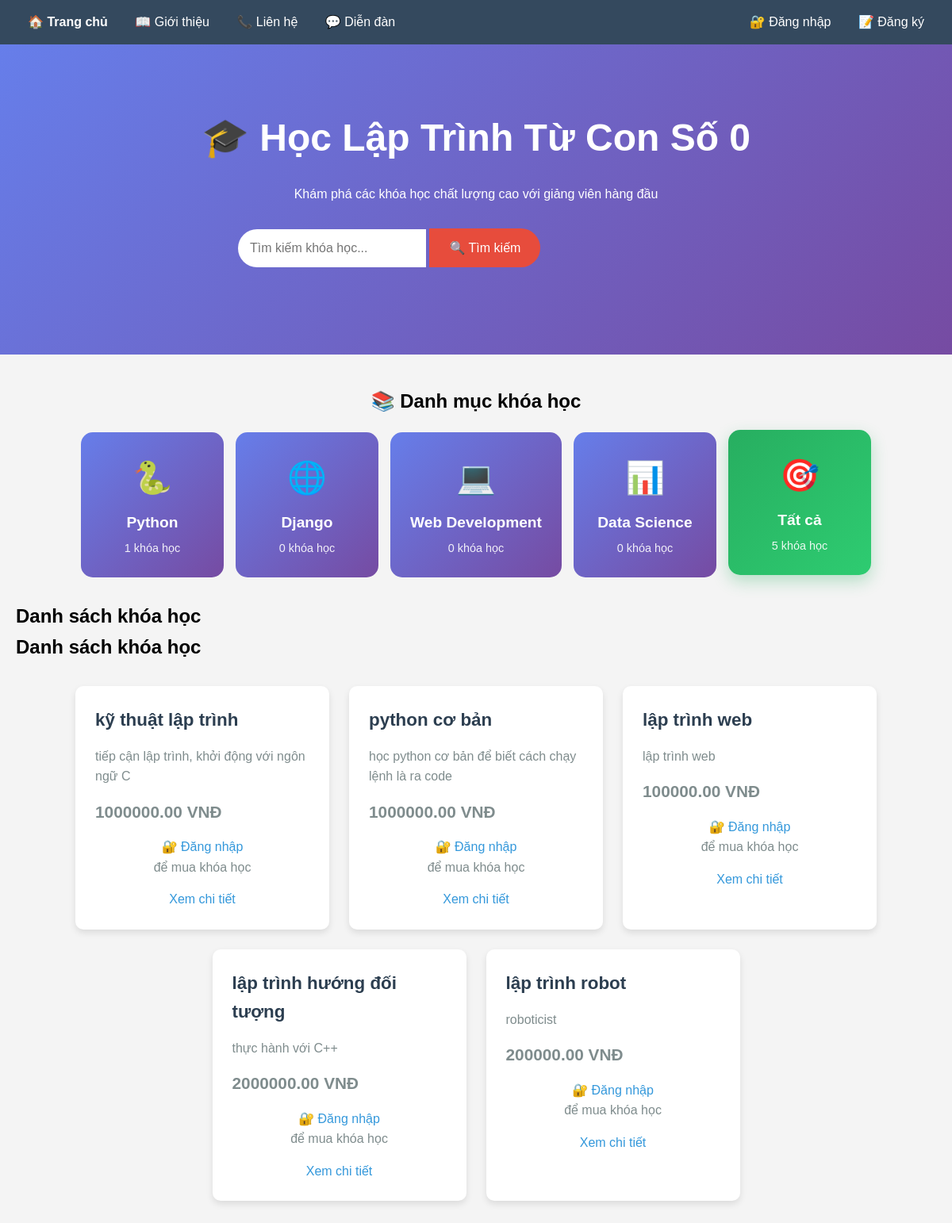
The page / on the database its author committed.
### courses/models.py (models this page shows, shortened)
class Course(models.Model):
    title = models.CharField(max_length=200, verbose_name="Tên khóa học")
    description = models.TextField(verbose_name="Mô tả")
    price = models.DecimalField(max_digits=10, decimal_places=2, verbose_name="Giá")
    created_at = models.DateTimeField(auto_now_add=True, verbose_name="Ngày tạo")
    CATEGORY_CHOICES = [
        ('python', 'Python'),
        ('django', 'Django'),
        ('web', 'Web Development'),
        ('data', 'Data Science'),
        ('other', 'Khác'),
    ]
    category = models.CharField(
        max_length=20,
        choices=CATEGORY_CHOICES,
        default='other',
        verbose_name="Danh mục"
    )

### courses/views.py (the view)
# urls.py: path('', views.home, name='home'),
def home(request):
    category = request.GET.get('category', '')
    if category:
        courses = Course.objects.filter(category=category)
    else:
        courses = Course.objects.all()
    category_counts = {
        'all_count': Course.objects.count(),
        'python_count': Course.objects.filter(category='python').count(),
        'django_count': Course.objects.filter(category='django').count(),
        'web_count': Course.objects.filter(category='web').count(),
        'data_count': Course.objects.filter(category='data').count(),
    }
    course_categories = Course.CATEGORY_CHOICES
    return render(request, 'courses/course_list.html', {
        'courses': courses,
        'selected_category': category,
        'course_categories': course_categories,
        **category_counts  # Truyền tất cả counts vào template
    })

### courses/templates/courses/course_list.html (shortened to what this page needs)
{% extends 'courses/base.html' %}
{% block content %}
    <h2>Danh sách khóa học</h2>
    <h2>{% if selected_category %}Khóa học {{ selected_category }}{% else %}Danh sách khóa học{% endif %}</h2>
    <div class="course-list">
        {% for course in courses %}
        <div class="course-card">
            <h3>{{ course.title }}</h3>
            <p>{{ course.description|truncatewords:20 }}</p>
            <p class="price">{{ course.price }} VNĐ</p>
            {% if user.is_authenticated %}
                <div style="display: flex; gap: 10px; margin: 15px 0;">
                    <form action="/add-to-cart/{{ course.id }}/" method="post" style="flex: 1;">
                        {% csrf_token %}
                        <button type="submit" class="btn-add-cart">
                            🛒 Thêm vào giỏ
                        </button>
                    </form>
                    <form action="/checkout-direct/{{ course.id }}/" method="post" style="flex: 1;">
                        {% csrf_token %}
                        <button type="submit" style="
                            background: #e74c3c;
                            color: white;
                            border: none;
                            padding: 12px;
                            border-radius: 5px;
                            cursor: pointer;
                            width: 100%;
                            font-size: 1em;
                        ">
                            ⚡ Mua ngay
                        </button>
                    </form>
                </div>
            {% else %}
                <p style="text-align: center; margin-top: 15px;">
                    <a href="/accounts/login/" style="color: #3498db;">🔐 Đăng nhập</a> để mua khóa học
                </p>
            {% endif %}
            <a href="/course/{{ course.id }}/">Xem chi tiết</a>
        </div>
        {% empty %}
        <p>Chưa có khóa học nào.</p>
        {% endfor %}
    </div>
{% endblock %}

### courses/templates/courses/base.html (shortened to what this page needs)
<!DOCTYPE html>
<html lang="vi">
<head>
</head>
<body>
<nav>
    <div>
        <a href="/" style="font-weight: bold;">🏠 Trang chủ</a>
        <a href="/about/">📖 Giới thiệu</a>
        <a href="/contact/">📞 Liên hệ</a>
        <div class="nav-dropdown">
            <a href="/forum/" class="nav-link">💬 Diễn đàn</a>
        </div>
    </div>
    <div>
        {% if user.is_authenticated %}
            <span class="user-info">Xin chào, {{ user.username }}!</span>
            <a href="/accounts/logout/">🚪 Đăng xuất</a>
        {% else %}
            <a href="/accounts/login/">🔐 Đăng nhập</a>
            <a href="/accounts/signup/">📝 Đăng ký</a>
        {% endif %}
    </div>
</nav>
    <div class="hero-banner">
        <h1>🎓 Học Lập Trình Từ Con Số 0</h1>
        <p>Khám phá các khóa học chất lượng cao với giảng viên hàng đầu</p>
        <div class="search-bar">
            <form action="/search/" method="get">
                <input type="text" name="q" placeholder="Tìm kiếm khóa học...">
                <button type="submit">🔍 Tìm kiếm</button>
            </form>
        </div>
    </div>
<div class="categories-slider">
    <h2 style="text-align: center; margin: 40px 0 20px 0;">📚 Danh mục khóa học</h2>
    <div class="categories">
        <a href="/?category=python" class="category-card {% if selected_category == 'python' %}active{% endif %}">
            <span style="font-size: 2.5em;">🐍</span>
            <h3>Python</h3>
            <p>{{ python_count }} khóa học</p>
        </a>
        <a href="/?category=django" class="category-card {% if selected_category == 'django' %}active{% endif %}">
            <span style="font-size: 2.5em;">🌐</span>
            <h3>Django</h3>
            <p>{{ django_count }} khóa học</p>
        </a>
        <a href="/?category=web" class="category-card {% if selected_category == 'web' %}active{% endif %}">
            <span style="font-size: 2.5em;">💻</span>
            <h3>Web Development</h3>
            <p>{{ web_count }} khóa học</p>
        </a>
        <a href="/?category=data" class="category-card {% if selected_category == 'data' %}active{% endif %}">
            <span style="font-size: 2.5em;">📊</span>
            <h3>Data Science</h3>
            <p>{{ data_count }} khóa học</p>
        </a>
        <a href="/" class="category-card {% if not selected_category %}active{% endif %}">
            <span style="font-size: 2.5em;">🎯</span>
            <h3>Tất cả</h3>
            <p>{{ all_count }} khóa học</p>
        </a>
    </div>
</div>
    <div class="content">
        {% block content %}
        {% endblock %}
    </div>
</body>
</html>

### courses/templates/courses/base.html (style rules this page uses)
* { box-sizing: border-box; margin: 0; padding: 0; }
body { font-family: Arial, sans-serif; margin: 0; padding: 0; background-color: #f4f4f4; line-height: 1.6; }
nav { background: #34495e; padding: 15px 20px; color: white; display: flex; align-items: center; justify-content: space-between; flex-wrap: wrap; }
nav a { color: white; text-decoration: none; margin: 0 15px; font-weight: 500; }
.hero-banner { background: linear-gradient(135deg, #667eea 0%, #764ba2 100%); color: white; padding: 80px 20px; text-align: center; }
.hero-banner h1 { font-size: 3em; margin-bottom: 20px; }
.search-bar { margin: 30px auto; max-width: 600px; display: flex; }
.search-bar input { padding: 15px; flex: 1; border: none; border-radius: 25px 0 0 25px; font-size: 16px; }
.search-bar button { padding: 15px 25px; background: #e74c3c; color: white; border: none; border-radius: 0 25px 25px 0; cursor: pointer; font-size: 16px; }
.content { padding: 30px 20px; max-width: 1200px; margin: 0 auto; }
.course-list { display: flex; flex-wrap: wrap; gap: 25px; justify-content: center; margin: 30px 0; }
.course-card { background: white; border-radius: 10px; padding: 25px; width: 320px; box-shadow: 0 4px 8px rgba(0,0,0,0.1); transition: transform 0.3s ease, box-shadow 0.3s ease; }
.course-card h3 { color: #2c3e50; margin-top: 0; margin-bottom: 15px; font-size: 1.4em; }
.course-card p { color: #7f8c8d; margin-bottom: 15px; }
.price { color: #e74c3c; font-weight: bold; font-size: 1.3em; margin: 15px 0; }
.course-card a { display: block; text-align: center; color: #3498db; text-decoration: none; margin-top: 10px; }
.nav-dropdown { position: relative; display: inline-block; }
.nav-link { cursor: pointer; }
.categories { display: flex; justify-content: center; gap: 15px; flex-wrap: wrap; max-width: 1200px; margin: 0 auto; }
.category-card { background: linear-gradient(135deg, #667eea 0%, #764ba2 100%); color: white; padding: 25px; border-radius: 15px; text-align: center; min-width: 180px; transition: all 0.3s ease; text-decoration: none; display: block; }
.category-card.active { background: linear-gradient(135deg, #27ae60 0%, #2ecc71 100%); transform: translateY(-3px); box-shadow: 0 8px 20px rgba(39, 174, 96, 0.3); }
.category-card h3 { margin: 10px 0 5px 0; font-size: 1.2em; }
.category-card p { margin: 0; opacity: 0.9; font-size: 0.9em; }

### rows shown on the page
Course: title "kỹ thuật lập trình", description "tiếp cận lập trình, khởi động với ngôn ngữ C", price "1000000.00"
Course: title "python cơ bản", description "học python cơ bản để biết cách chạy lệnh là ra code", price "1000000.00"
Course: title "lập trình web", description "lập trình web", price "100000.00"
Course: title "lập trình hướng đối tượng", description "thực hành với C++", price "2000000.00"
Course: title "lập trình robot", description "roboticist", price "200000.00"

### other values the page prints
{{ python_count }} "1"
{{ django_count }} "0"
{{ web_count }} "0"
{{ data_count }} "0"
{{ all_count }} "5"
